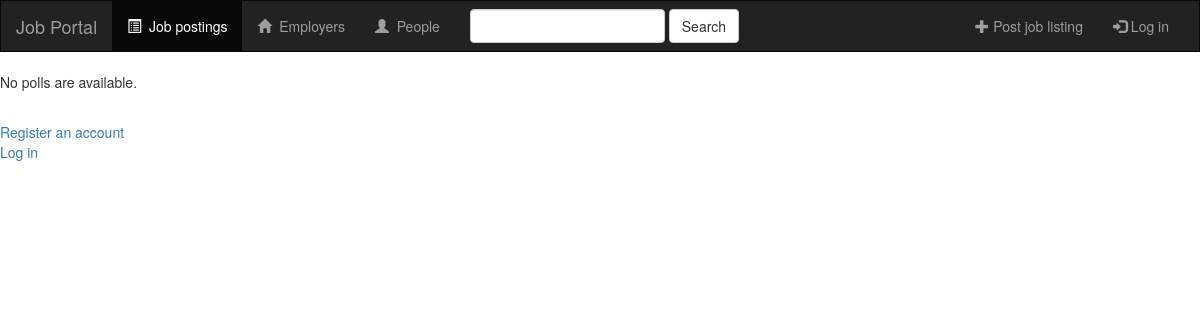
The app's page /jobportal/, older data.
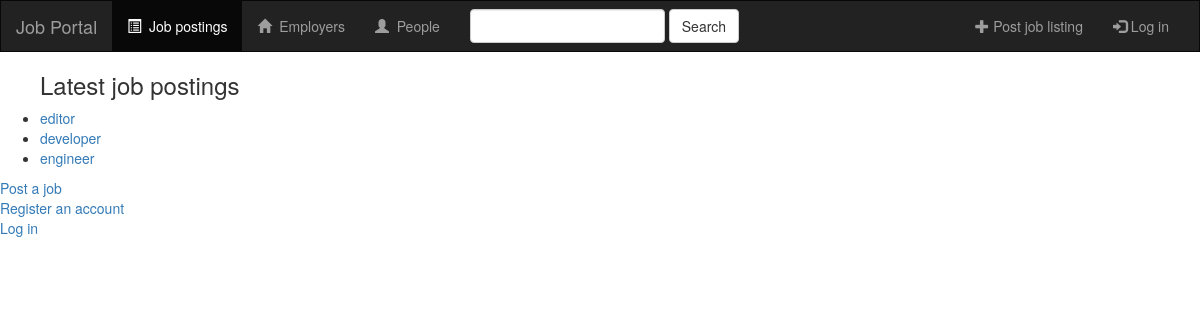
The same page, newer data.
### jobportal/models.py (models this page shows, shortened)
@python_2_unicode_compatible
class Job(models.Model):
    name = models.CharField(max_length=200)
    pub_date = models.DateTimeField(default=datetime.now, blank=True)

### jobportal/views.py (the view)
class IndexView(generic.ListView):
    template_name = 'jobportal/index.html'
    context_object_name = 'latest_job_list'
    def get_queryset(self):
        return Job.objects.order_by('-pub_date')[:5]

### jobportal/templates/jobportal/index.html (shortened to what this page needs)
{% extends 'jobportal/base.html' %}
{% block body %}
{% if latest_job_list %}
    <ul>
      <h3>Latest job postings</h3>
    {% for job in latest_job_list %}
        <li><a href="{% url 'jobportal:job' job.id %}">{{ job.name }}</a></li>
    {% endfor %}
    </ul>
    <a href="{% url 'jobportal:job-add' %}">Post a job</a>
{% else %}
    <p>No polls are available.</p>
{% endif %}
<br />
<a href="{% url 'jobportal:register' %}">Register an account</a>
<div class="container-fluid">
  <div class="row">
    <a href="{% url 'jobportal:login' %}">Log in</a>
  </div>
</div>
{% endblock %}

### jobportal/templates/jobportal/base.html (shortened to what this page needs)
<!DOCTYPE html>
<html lang="en">
<head>
  {% load staticfiles %}
  <link rel="stylesheet" href="https://maxcdn.bootstrapcdn.com/bootstrap/3.3.7/css/bootstrap.min.css">
  <link rel="stylesheet" type="text/css" href="{% static 'jobportal/style.css' %}">
</head>
<body>
<nav class="navbar navbar-inverse">
  <div class="container-fluid">
    <div class="navbar-header">
      <a class="navbar-brand" href="{% url 'jobportal:index' %}">Job Portal</a>
    </div>
    <div class="collapse navbar-collapse" id="topNavBar">
      <ul class="nav navbar-nav">
        <li class="active">
          <a href="{% url 'jobportal:index' %}">
            <span class="glyphicon glyphicon-list-alt"></span>&nbsp;
            Job postings
          </a>
        </li>
        <li class="">
          <a href="{% url 'jobportal:index' %}">
            <span class="glyphicon glyphicon-home"></span>&nbsp;
            Employers
          </a>
        </li>
        <li class="">
          <a href="{% url 'jobportal:index' %}">
            <span class="glyphicon glyphicon-user"></span>&nbsp;
            People
          </a>
        </li>
      </ul>
      <form class="navbar-form navbar-left" role="search" method="get" action="#">
        <div class="form-group">
          <input type="text" class="form-control" name="q" value="">
        </div>
        <button type="submit" class="btn btn-default">Search</button>
      </form>
      <ul class="nav navbar-nav navbar-right">
        <li class="">
          <a href="#">
            <span class="glyphicon glyphicon-plus" aria-hidden="true"></span>&nbsp;Post job listing
          </a>
        </li>
        {% if request.user.is_authenticated %}
        <li class="">
          <span class="navbar-text">
            Logged in as {{ request.user.get_username }}
          </span>
        </li>
        <li class="">
          <a href="{% url 'jobportal:logout' %}">
            <span class="glyphicon glyphicon-off" aria-hidden="true"></span>&nbsp;Log out
          </a>
        </li>
        {% else %}
        <li class="">
          <a href="{% url 'jobportal:login' %}">
            <span class="glyphicon glyphicon-log-in" aria-hidden="true"></span>&nbsp;Log in
          </a>
        </li>
        {% endif %}
      </ul>
    </div>
  </div>
</nav>
{% block body %}
{% endblock %}
</body>
</html>

### static/jobportal/style.css (style rules this page uses)
.navbar { border-radius: 0; }

Row changes from the older to the newer data that the page shows:
added Job: name "editor"
added Job: name "developer"
added Job: name "engineer"
Text that changed along with them:
text no longer shown: "No polls are available."
text now shown: "Latest job postings Post a job"
